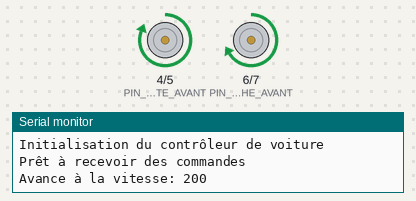
A sketch run on a simulated Arduino Uno, built with avr-gcc and run on an emulated ATmega328P. Parts: motor-driver pin pairs drawn as motors (green arrow = first pin HIGH = forward, orange = second pin HIGH = backward, longer = more drive), the last lines printed to the serial monitor.

Above: at 1.0 s.
At 3.5 s:
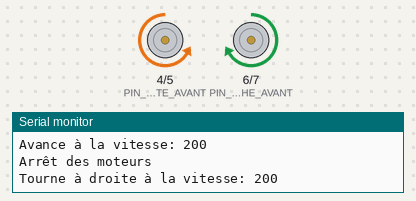
At 4.5 s:
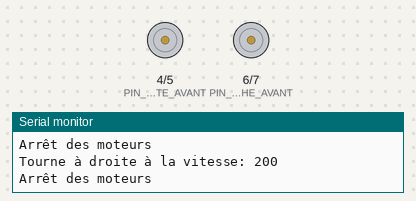
Timing chart, 0 to 6.5 s (numbered marks = the images above):
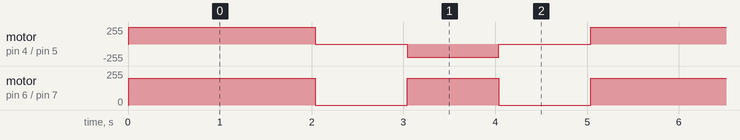

Measured:
- by itself, motor on pin 6 (PIN_MOTEUR_GAUCHE_AVANT) / pin 7 (PIN_MOTEUR_GAUCHE_ARRIERE): repeats every 5.0 s: stopped 1.0 s, forward 200/255 1.0 s, stopped 1.0 s, forward 200/255 2.0 s
- by itself, motor on pin 4 (PIN_MOTEUR_DROITE_AVANT) / pin 5 (PIN_MOTEUR_DROITE_ARRIERE): repeats every 5.0 s: stopped 1.0 s, backward 200/255 1.0 s, stopped 1.0 s, forward 255/255 2.0 s

The sketch:

sketch.ino
```cpp
// Code corrigé pour contrôle de voiture
#include <Arduino.h>

// Définition des broches pour le pilote de moteur (utiliser des broches PWM)
#define PIN_MOTEUR_DROITE_AVANT 4   // IN1 pour le moteur droit (OUT1)
#define PIN_MOTEUR_DROITE_ARRIERE 5 // IN2 pour le moteur droit (OUT2)
#define PIN_MOTEUR_GAUCHE_AVANT 6   // IN3 pour le moteur gauche (OUT3)
#define PIN_MOTEUR_GAUCHE_ARRIERE 7 // IN4 pour le moteur gauche (OUT4)

// Variables globales
int vitesse = 200; // Valeur PWM entre 0-255

void setup() {
  // Initialisation de la communication série
  Serial.begin(9600);
  Serial.println("Initialisation du contrôleur de voiture");

  // Configuration des broches en mode sortie
  pinMode(PIN_MOTEUR_DROITE_AVANT, OUTPUT);
  pinMode(PIN_MOTEUR_DROITE_ARRIERE, OUTPUT);
  pinMode(PIN_MOTEUR_GAUCHE_AVANT, OUTPUT);
  pinMode(PIN_MOTEUR_GAUCHE_ARRIERE, OUTPUT);

  // Initialisation - tous les moteurs à l'arrêt
  analogWrite(PIN_MOTEUR_DROITE_AVANT, 0);
  analogWrite(PIN_MOTEUR_DROITE_ARRIERE, 0);
  analogWrite(PIN_MOTEUR_GAUCHE_AVANT, 0);
  analogWrite(PIN_MOTEUR_GAUCHE_ARRIERE, 0);

  Serial.println("Prêt à recevoir des commandes");
}

// Fonctions de mouvement pour les moteurs DC
void avancer(int vitesse_pwm) {
  // Moteur droit - avant
  analogWrite(PIN_MOTEUR_DROITE_AVANT, vitesse_pwm);
  analogWrite(PIN_MOTEUR_DROITE_ARRIERE, 0);

  // Moteur gauche - avant
  analogWrite(PIN_MOTEUR_GAUCHE_AVANT, vitesse_pwm);
  analogWrite(PIN_MOTEUR_GAUCHE_ARRIERE, 0);

  Serial.print("Avance à la vitesse: ");
  Serial.println(vitesse_pwm);
}

void reculer(int vitesse_pwm) {
  // Moteur droit - arrière
  analogWrite(PIN_MOTEUR_DROITE_AVANT, 0);
  analogWrite(PIN_MOTEUR_DROITE_ARRIERE, vitesse_pwm);

  // Moteur gauche - arrière
  analogWrite(PIN_MOTEUR_GAUCHE_AVANT, 0);
  analogWrite(PIN_MOTEUR_GAUCHE_ARRIERE, vitesse_pwm);

  Serial.print("Recule à la vitesse: ");
  Serial.println(vitesse_pwm);
}

void arreter() {
  // Arrêt complet des deux moteurs
  analogWrite(PIN_MOTEUR_DROITE_AVANT, 0);
  analogWrite(PIN_MOTEUR_DROITE_ARRIERE, 0);
  analogWrite(PIN_MOTEUR_GAUCHE_AVANT, 0);
  analogWrite(PIN_MOTEUR_GAUCHE_ARRIERE, 0);

  Serial.println("Arrêt des moteurs");
}

void tournerDroite(int vitesse_pwm) {
  // Pour tourner à droite:
  // - Le moteur gauche avance
  // - Le moteur droit recule ou est arrêté
  analogWrite(PIN_MOTEUR_DROITE_AVANT, 0);
  analogWrite(PIN_MOTEUR_DROITE_ARRIERE, vitesse_pwm);
  analogWrite(PIN_MOTEUR_GAUCHE_AVANT, vitesse_pwm);
  analogWrite(PIN_MOTEUR_GAUCHE_ARRIERE, 0);

  Serial.print("Tourne à droite à la vitesse: ");
  Serial.println(vitesse_pwm);
}

void tournerGauche(int vitesse_pwm) {
  // Pour tourner à gauche:
  // - Le moteur droit avance
  // - Le moteur gauche recule ou est arrêté
  analogWrite(PIN_MOTEUR_DROITE_AVANT, vitesse_pwm);
  analogWrite(PIN_MOTEUR_DROITE_ARRIERE, 0);
  analogWrite(PIN_MOTEUR_GAUCHE_AVANT, 0);
  analogWrite(PIN_MOTEUR_GAUCHE_ARRIERE, vitesse_pwm);

  Serial.print("Tourne à gauche à la vitesse: ");
  Serial.println(vitesse_pwm);
}

void loop() {
  avancer(vitesse);
  delay(2000); // Avance pendant 2 secondes
  arreter();
  delay(1000); // Pause de 1 seconde
  tournerDroite(vitesse);
  delay(1000); // Tourne pendant 1 seconde
  arreter();
  delay(1000); // Pause de 1 seconde
}
```
